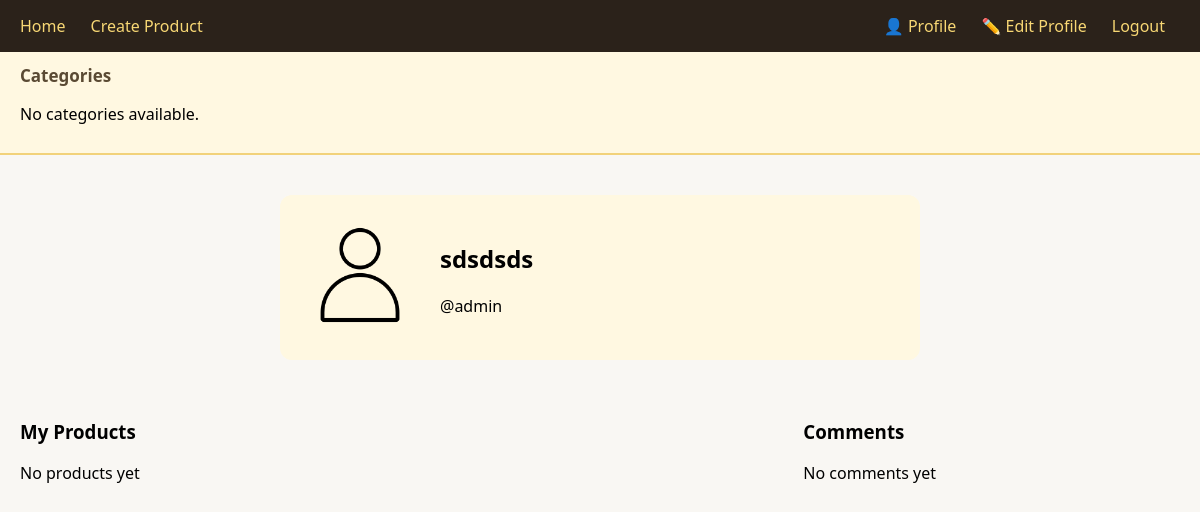
Page /users/profile/ (signed in) on the earlier database version.
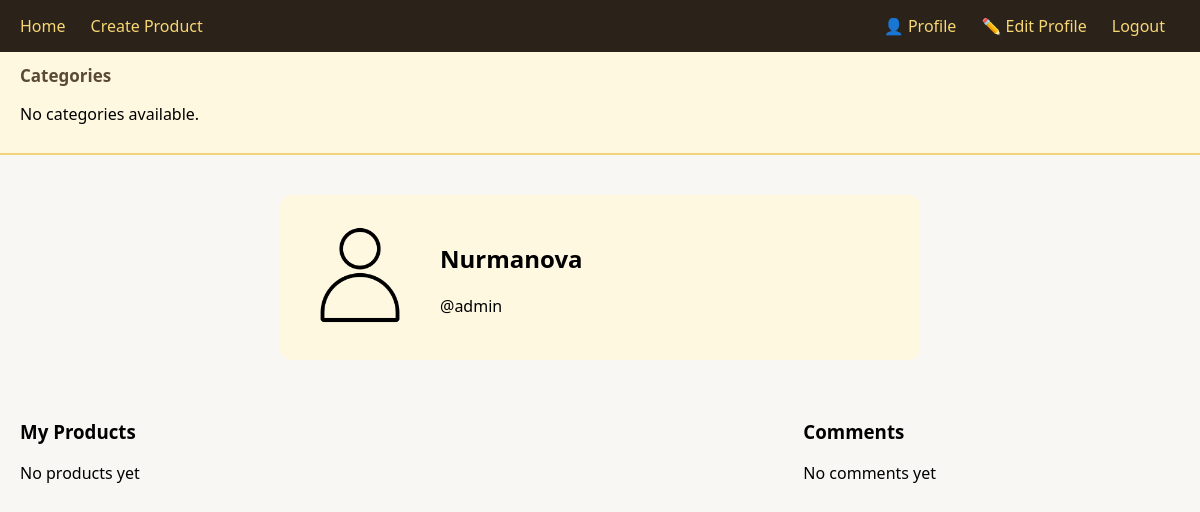
Same page on the later database version.
### users/models.py (models this page shows, shortened)
class CustomUser(AbstractUser):
    address = models.CharField(max_length=20,blank=True,null=True)
    image=models.ImageField(upload_to='users',default='users/user_default.png')

### users/views.py (the view)
# urls.py: path('profile/', ProfileView.as_view(), name='profile'),
class ProfileView(View):
    def get(self,request):
        user = request.user
        products=user.products.all().order_by('-id')
        comments=user.user_comments.all()
        context={'user':user,'products':products,'comments':comments}
        return render(request,'user/profile.html',context)

### templates/user/profile.html (shortened to what this page needs)
{% extends 'base.html' %}
{% load static %}
{% block content %}
<div class="profile-card">
    <div class="profile-image">
        {% if request.user.image %}
            <img src="{{ request.user.image.url }}">
        {% else %}
            <img src="{% static 'default_user.png' %}">
        {% endif %}
    </div>
    <div class="profile-info">
        <h2>{{ request.user.first_name }} {{ request.user.last_name }}</h2>
        <p>@{{ request.user.username }}</p>
    </div>
</div>
<div class="page-layout">
    <div class="left">
        <h3>My Products</h3>
        {% for product in products %}
            <a href="{% url 'detail' product.pk %}" class="product-link">
                <div class="product">
                    {% if product.image %}
                        <img src="{{ product.image.url }}">
                    {% endif %}
                    <h4>{{ product.name }}</h4>
                    <p>{{ product.price }} $</p>
                    <small>{{ product.metal }}</small>
                </div>
            </a>
        {% empty %}
            <p>No products yet</p>
        {% endfor %}
    </div>
    <div class="right">
        <h3>Comments</h3>
        {% for comment in comments %}
            <div class="comment-card">
                <div class="comment-user">
                    {% if comment.user.image %}
                        <img src="{{ comment.user.image.url }}">
                    {% else %}
                        <img src="{% static 'default_user.png' %}">
                    {% endif %}
                    <div>
                        <strong>{{ comment.user.username }}</strong><br>
                        <small>{{ comment.created_at|date:"d M Y H:i" }}</small>
                    </div>
                </div>
                {% if comment.rate > 0 %}
                    <div class="comment-rate">
                        {% for i in "12345"|slice:":comment.rate" %}
                            ⭐
                        {% endfor %}
                    </div>
                {% endif %}
                <p class="comment-text">{{ comment.text }}</p>
                {% if comment.image_comment %}
                    <img src="{{ comment.image_comment.url }}" class="comment-image">
                {% endif %}
            </div>
        {% empty %}
            <p>No comments yet</p>
        {% endfor %}
    </div>
</div>
{% endblock %}

Differences in the rows shown:
changed CustomUser "admin": user.first_name "sdsdsds" → "Nurmanova"
